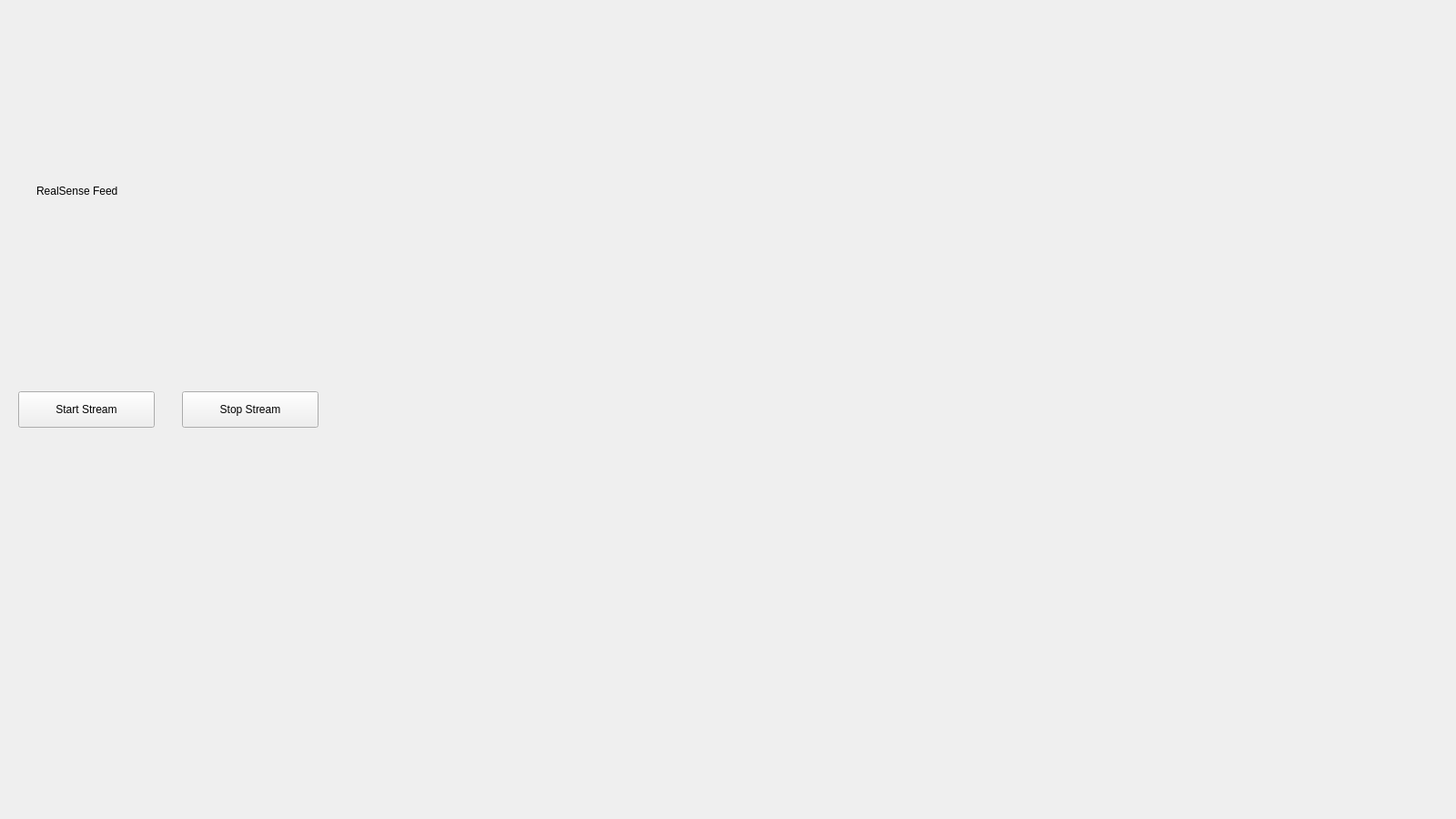
<?xml version="1.0" encoding="UTF-8"?>
<ui version="4.0">
 <class>DidenMainWindow</class>
 <widget class="QWidget" name="DidenMainWindow">
  <property name="geometry">
   <rect>
    <x>0</x>
    <y>0</y>
    <width>1600</width>
    <height>900</height>
   </rect>
  </property>
  <property name="sizePolicy">
   <sizepolicy hsizetype="Expanding" vsizetype="Expanding">
    <horstretch>0</horstretch>
    <verstretch>0</verstretch>
   </sizepolicy>
  </property>
  <property name="windowTitle">
   <string>DIDEN_GUI</string>
  </property>
  <widget class="QPushButton" name="pushButton_startStream">
   <property name="geometry">
    <rect>
     <x>20</x>
     <y>430</y>
     <width>150</width>
     <height>40</height>
    </rect>
   </property>
   <property name="text">
    <string>Start Stream</string>
   </property>
  </widget>
  <widget class="QPushButton" name="pushButton_stopStream">
   <property name="geometry">
    <rect>
     <x>200</x>
     <y>430</y>
     <width>150</width>
     <height>40</height>
    </rect>
   </property>
   <property name="text">
    <string>Stop Stream</string>
   </property>
  </widget>
  <widget class="QLabel" name="cameraLabel">
   <property name="geometry">
    <rect>
     <x>40</x>
     <y>60</y>
     <width>400</width>
     <height>300</height>
    </rect>
   </property>
   <property name="text">
    <string>RealSense Feed</string>
   </property>
  </widget>
 </widget>
 <resources/>
 <connections/>
</ui>
